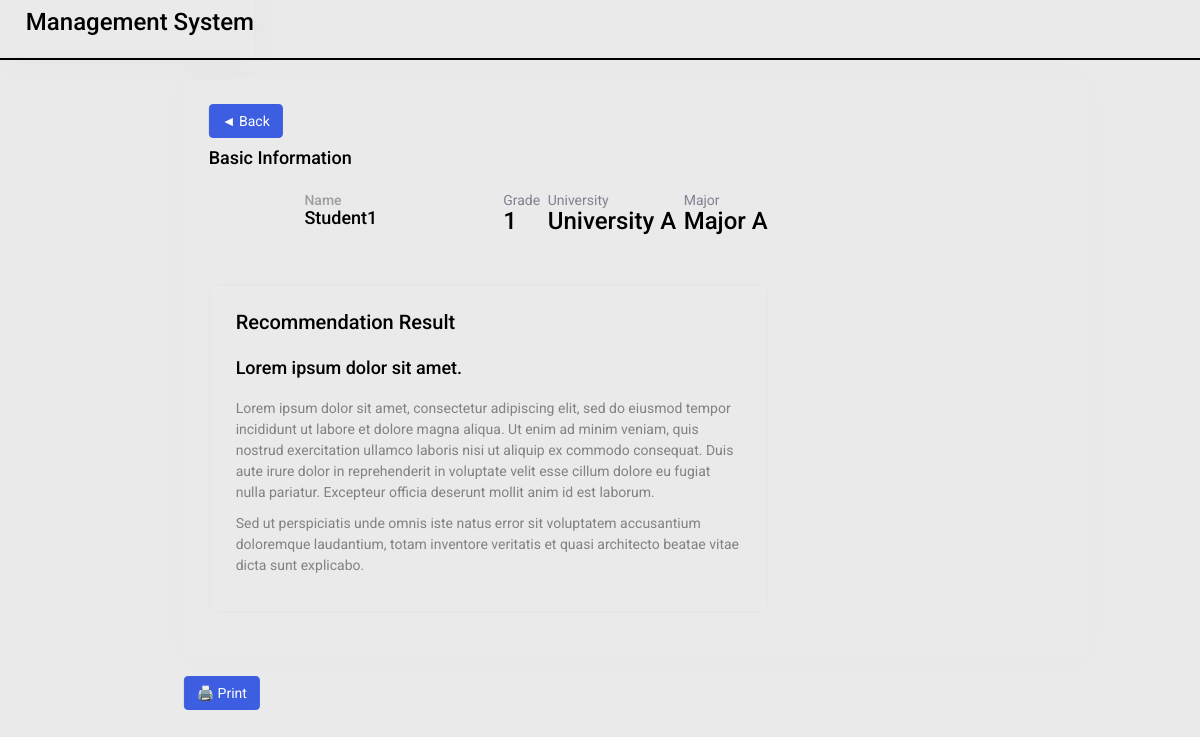
The page /student-recommend/ (signed in) on the database as committed earlier.
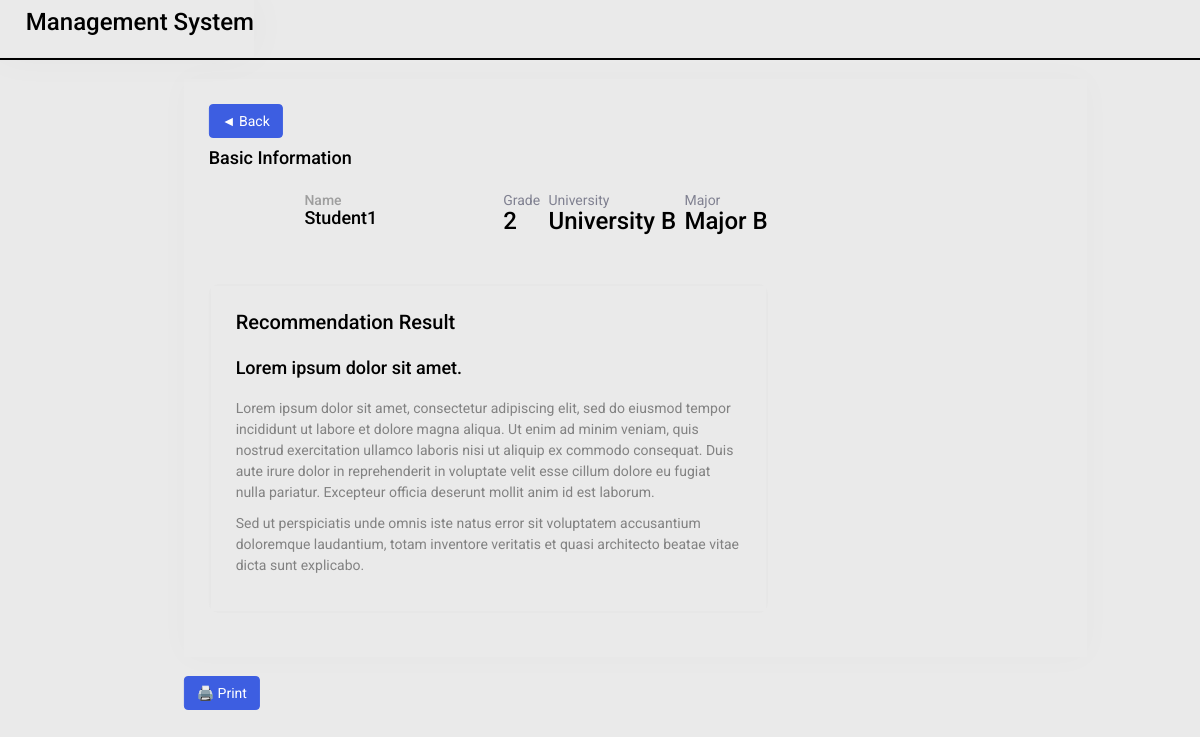
The same page on the database as committed later.
### student/models.py (models this page shows, shortened)
class Student(models.Model):
    GRADE_CHOICES = [
        (1, 'Grade 1'),
        (2, 'Grade 2'),
        (3, 'Grade 3'),
        (4, 'Grade 4'),
        (5, 'Grade 5'),
        (6, 'Grade 6'),
        (7, 'Grade 7'),
        (8, 'Grade 8'),
        (9, 'Grade 9'),
        (10, 'Grade 10'),
    ]
    user = models.OneToOneField(CustomUser, on_delete=models.CASCADE)
    grade = models.IntegerField(choices=GRADE_CHOICES)
    university = models.ForeignKey(University, on_delete=models.CASCADE, default=None)
    major = models.ForeignKey(Major, on_delete=models.CASCADE)
    category = models.ForeignKey(Category, on_delete=models.CASCADE, null=True, blank=True)
    activity = models.ManyToManyField(Activity, blank=True)
    start_date = models.DateField(null=True, blank=True)
    end_date = models.DateField(null=True, blank=True)
    description = models.TextField(max_length=250, null = True)

### manager/models.py (models this page shows, shortened)
class University(models.Model):
    name = models.CharField(max_length=50)

class Major(models.Model):
    name = models.CharField(max_length=50)

class CustomUser(AbstractBaseUser, PermissionsMixin):
    ROLE_CHOICES = [
        ('manager', 'Manager'),
        ('counselor', 'Counselor'),
        ('student', 'Student')
    ]
    username = models.CharField(max_length=50, unique=True)
    name = models.CharField(max_length=60)
    role = models.CharField(max_length=20, choices=ROLE_CHOICES)
    is_active = models.BooleanField(default=True)
    is_staff = models.BooleanField(default=False)
    REQUIRED_FIELDS = ['name', 'role']
    USERNAME_FIELD = 'username'
    objects = CustomUserManager()
    class Meta:
        verbose_name = 'Custom User'
        verbose_name_plural = 'Custom Users'

### student/views.py (the view)
# urls.py: path('student-recommend/', views.student_recommendation, name='student-recommend'),
@login_required
def student_recommendation(request):
    user_instance = request.user
    if not Student.objects.filter(user=user_instance).exists():
        messages.warning(request, "You have not completed the initial registration.")
        return redirect('student-main')
    student_instance = Student.objects.get(user=user_instance)
    context = {
        'student_instance': student_instance,
    }
    return render(request, 'student_recommendation.html', context)

### student/templates/student_recommendation.html (shortened to what the changed rows need)
{% load static %}
<!DOCTYPE html>
<html lang="en">
<head>
    <link rel="stylesheet" href="{% static 'css/bootstrap.min.css' %}">
    <link rel="stylesheet" href="{% static 'css/login_style.css' %}">
</head>
<body>
    <div class="main-wrapper">
        <div class="page-wrapper">
            <div class="content container-fluid">
                <div class="card">
                    <div class="card-body">
                        <div class="row">
                            <div class="col-md-12">
                                <div class="student-profile-head">
                                    <div class="row" style="background: #eaeaea;">
                                        <div class="col-lg-4 col-md-4">
                                            <div class="profile-user-box">
                                                <div class="names-profiles">
                                                    <h5>Name</h5>
                                                    <h4>{{ student_instance.user.name }}</h4>
                                                </div>
                                            </div>
                                        </div>
                                        <div class="col-lg-4 col-md-4 d-flex align-items-center">
                                            <div class="follow-group">
                                                <div class="students-follows">
                                                    <h5>Grade</h5>
                                                    <h3>{{ student_instance.grade }}</h3>
                                                </div>
                                                <div class="students-follows">
                                                    <h5>University</h5>
                                                    <h3>{{ student_instance.university.name }}</h3>
                                                </div>
                                                <div class="students-follows">
                                                    <h5>Major</h5>
                                                    <h3>{{ student_instance.major.name }}</h3>
                                                </div>
                                            </div>
                                        </div>
                                    </div>
                                </div>
                            </div>
                        </div>
                    </div>
                </div>
            </div>
        </div>
    </div>
</body>
</html>

Rows that differ between the two databases and show on the page:
changed Student "Student1": grade "1" → "2"; university.name "University A" → "University B"; major.name "Major A" → "Major B"
